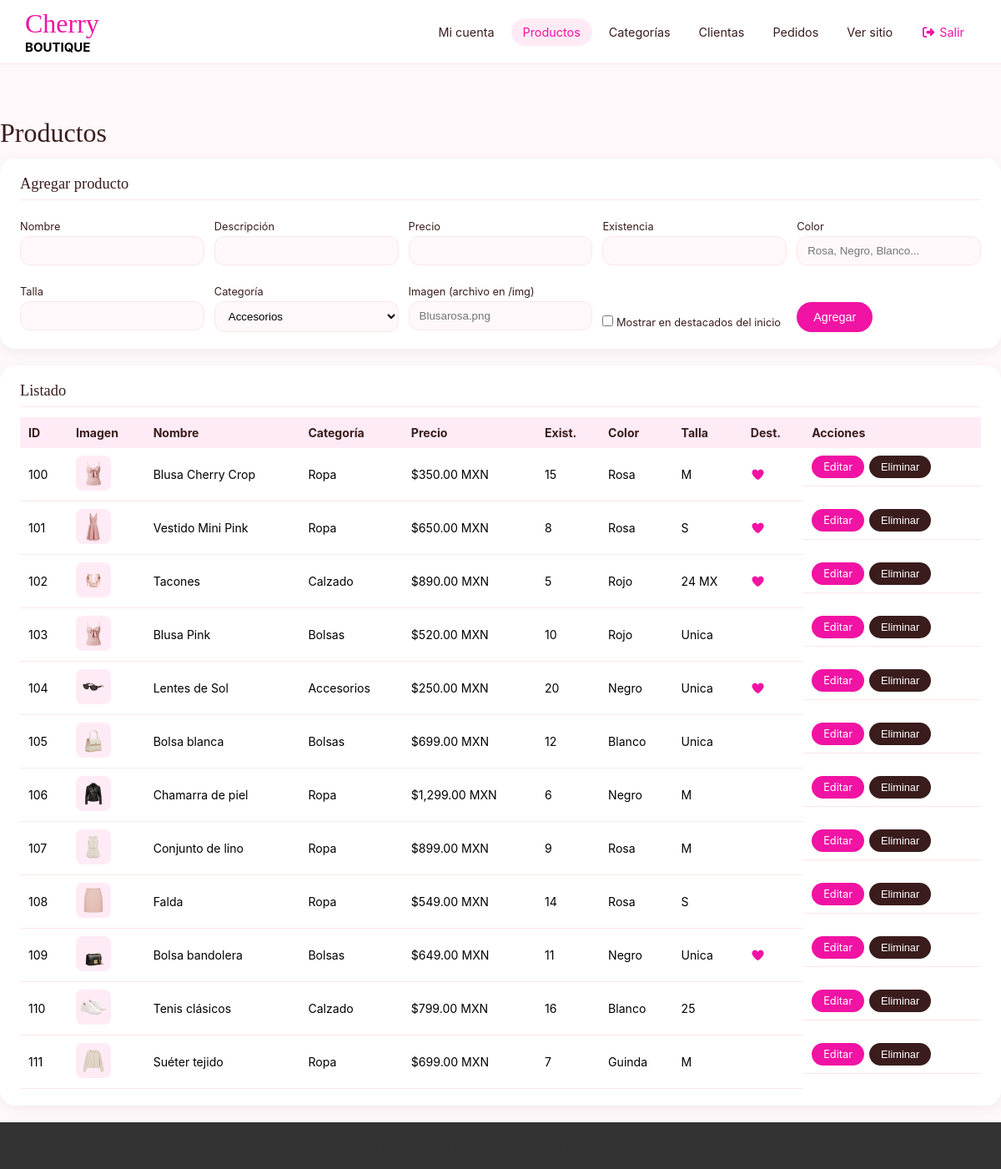
The page /admin/productos.php (signed in) on the database its author committed.
### tables this page shows
CREATE TABLE PRODUCTOS(
  ID_PRODUCTO  INT AUTO_INCREMENT PRIMARY KEY,
  NOMBRE       VARCHAR(30),
  DESCRIPCION  VARCHAR(50),
  PRECIO       DECIMAL(10,2),
  EXISTENCIA   INT,
  COLOR        VARCHAR(15),
  TALLA        VARCHAR(5),
  ID_CATEGORIA INT,
  IMAGEN       VARCHAR(60) DEFAULT NULL,   
  DESTACADO    TINYINT(1)  DEFAULT 0      
);

CREATE TABLE CATEGORIAS(
  ID_CATEGORIA     INT AUTO_INCREMENT PRIMARY KEY,
  NOMBRE_CATEGORIA VARCHAR(20),
  DESCRIPCION      VARCHAR(100)
);

### php/funciones.php (called while the page is built, shortened)
<?php
function e($txt)
{
    return htmlspecialchars((string) $txt, ENT_QUOTES, 'UTF-8');
}
function dinero($n)
{
    return '$' . number_format((float) $n, 2) . ' MXN';
}

### admin/productos.php (the view, shortened to what this page needs)
<?php
include "../php/conexion.php";
$edit = null;
$cats = $conexion->query("SELECT ID_CATEGORIA, NOMBRE_CATEGORIA FROM CATEGORIAS ORDER BY NOMBRE_CATEGORIA");
$listaCats = $cats->fetch_all(MYSQLI_ASSOC);
$lista = $conexion->query("SELECT p.*, c.NOMBRE_CATEGORIA FROM PRODUCTOS p LEFT JOIN CATEGORIAS c ON c.ID_CATEGORIA = p.ID_CATEGORIA ORDER BY p.ID_PRODUCTO");
include "../php/admin_header.php";
?>
<h1 class="adm-tit">Productos</h1>
<section class="adm-card">
  <h2><?php echo $edit ? 'Editar producto #'.$edit['ID_PRODUCTO'] : 'Agregar producto'; ?></h2>
  <form method="POST" class="form-adm">
    <div><label>Nombre</label><input name="nombre" maxlength="30" required value="<?php echo e($edit['NOMBRE'] ?? ''); ?>"></div>
    <div><label>Descripción</label><input name="descripcion" maxlength="50" value="<?php echo e($edit['DESCRIPCION'] ?? ''); ?>"></div>
    <div><label>Precio</label><input name="precio" type="number" step="0.01" min="0" required value="<?php echo e($edit['PRECIO'] ?? ''); ?>"></div>
    <div><label>Existencia</label><input name="existencia" type="number" min="0" required value="<?php echo e($edit['EXISTENCIA'] ?? ''); ?>"></div>
    <div><label>Color</label><input name="color" maxlength="15" placeholder="Rosa, Negro, Blanco..." value="<?php echo e($edit['COLOR'] ?? ''); ?>"></div>
    <div><label>Talla</label><input name="talla" maxlength="5" value="<?php echo e($edit['TALLA'] ?? ''); ?>"></div>
    <div><label>Categoría</label>
      <select name="id_categoria" required>
        <?php foreach($listaCats as $c){ ?>
        <option value="<?php echo $c['ID_CATEGORIA']; ?>" <?php echo (($edit['ID_CATEGORIA'] ?? '') == $c['ID_CATEGORIA']) ? 'selected' : ''; ?>><?php echo e($c['NOMBRE_CATEGORIA']); ?></option>
        <?php } ?>
      </select></div>
    <div><label>Imagen (archivo en /img)</label><input name="imagen" maxlength="60" placeholder="Blusarosa.png" value="<?php echo e($edit['IMAGEN'] ?? ''); ?>"></div>
    <div class="chk"><label><input type="checkbox" name="destacado" <?php echo !empty($edit['DESTACADO']) ? 'checked' : ''; ?>> Mostrar en destacados del inicio</label></div>
    <div class="acciones-form">
      <button class="btn-adm" type="submit"><?php echo $edit ? 'Guardar cambios' : 'Agregar'; ?></button>
    </div>
  </form>
</section>
<section class="adm-card">
  <h2>Listado</h2>
  <div class="tabla-wrap"><table class="tabla">
    <tr><th>ID</th><th>Imagen</th><th>Nombre</th><th>Categoría</th><th>Precio</th><th>Exist.</th><th>Color</th><th>Talla</th><th>Dest.</th><th>Acciones</th></tr>
    <?php while($p = $lista->fetch_assoc()){ ?>
    <tr>
      <td><?php echo $p['ID_PRODUCTO']; ?></td>
      <td><?php if($p['IMAGEN']){ ?><img class="mini" src="../img/<?php echo e($p['IMAGEN']); ?>" alt=""><?php } ?></td>
      <td><?php echo e($p['NOMBRE']); ?></td>
      <td><?php echo e($p['NOMBRE_CATEGORIA']); ?></td>
      <td><?php echo dinero($p['PRECIO']); ?></td>
      <td><?php echo $p['EXISTENCIA']; ?></td>
      <td><?php echo e($p['COLOR']); ?></td>
      <td><?php echo e($p['TALLA']); ?></td>
      <td><?php echo $p['DESTACADO'] ? '<i class="fa fa-heart rosa"></i>' : ''; ?></td>
      <td class="acc">
        <a class="btn-adm peq" href="productos.php?editar=<?php echo $p['ID_PRODUCTO']; ?>">Editar</a>
        <form method="POST" onsubmit="return confirm('¿Eliminar este producto?');">
          <button class="btn-adm peq del" type="submit">Eliminar</button>
        </form>
      </td>
    </tr>
    <?php } ?>
  </table></div>
</section>
<?php include "../php/admin_footer.php"; ?>

### css/styles.css (style rules this page uses)
:root { --bg: #FFF8FA; --blanco: #FFFFFF; --rosa: #F113A3; --guinda: #3A1C1C; --cu: #FFEBF5; --linea: #FCE6E8; --footer: #333333; --buscar: #FFF0F4; --negro: #000000; --rosa2: #FFB6E1; --rosa3: #F0B0B0; --cafe: #9B3D3D; --rosab: #FFB5E7; --rosaba: #FFDFEF; --cla: #FFE6E6; }
* { margin: 0px; padding: 0px; box-sizing: border-box; }
.rosa { color: var(--rosa); }
body { background-color: var(--bg); font-family: 'Inter', sans-serif; }
h1, h2, h3 { font-family: 'Playfair Display', serif; font-weight: 500; }
label { display: block; font-size: .8rem; margin-top: 12px; }
a { color: inherit; text-decoration: none; }

### css/extra.css (style rules this page uses)
.adm { background:var(--bg);font-family:'Inter',sans-serif }
.adm-tit { color:var(--guinda);margin-bottom:12px }
.adm-card { background:var(--blanco);border-radius:18px;padding:20px 24px;margin-bottom:20px;box-shadow:0 4px 14px rgba(0,0,0,.05) }
.adm-card h2 { font-size:1.15rem;color:var(--guinda);margin-bottom:12px;padding-bottom:8px;border-bottom:1px solid var(--linea) }
.form-adm { display:grid;grid-template-columns:repeat(auto-fit,minmax(200px,1fr));gap:12px }
.form-adm label { display:block;font-size:.8rem;margin-bottom:4px;color:var(--guinda) }
.form-adm input:not([type=checkbox]),.form-adm select { width:100%;padding:9px 12px;border:1px solid var(--linea);border-radius:12px;background:var(--bg) }
.form-adm .chk { display:flex;align-items:end }
.acciones-form { display:flex;gap:10px;align-items:end }
.btn-adm { display:inline-block;padding:10px 20px;border:none;border-radius:25px;background:var(--rosa);color:var(--blanco);cursor:pointer;text-decoration:none;font-size:.9rem }
.btn-adm.peq { padding:6px 14px;font-size:.8rem }
.btn-adm.del { background:var(--guinda) }
.tabla-wrap { overflow-x:auto }
.tabla { width:100%;border-collapse:collapse;font-size:.88rem }
.tabla th { background:var(--cu);color:var(--guinda);text-align:left;padding:10px }
.tabla td { padding:9px 10px;border-bottom:1px solid var(--linea);vertical-align:middle }
.tabla .mini { width:42px;height:42px;object-fit:contain;border-radius:8px;background:var(--cu) }
.tabla .acc { display:flex;gap:6px;align-items:center }
.tabla .acc form { margin:0 }

### rows shown on the page
productos: ID_PRODUCTO "100", IMAGEN (picture), NOMBRE "Blusa Cherry Crop", ID_CATEGORIA.NOMBRE_CATEGORIA "Ropa", PRECIO "$350.00 MXN", EXISTENCIA "15", COLOR "Rosa", TALLA "M", DESTACADO 1 (drawn)
productos: ID_PRODUCTO "101", IMAGEN (picture), NOMBRE "Vestido Mini Pink", ID_CATEGORIA.NOMBRE_CATEGORIA "Ropa", PRECIO "$650.00 MXN", EXISTENCIA "8", COLOR "Rosa", TALLA "S", DESTACADO 1 (drawn)
productos: ID_PRODUCTO "102", IMAGEN (picture), NOMBRE "Tacones", ID_CATEGORIA.NOMBRE_CATEGORIA "Calzado", PRECIO "$890.00 MXN", EXISTENCIA "5", COLOR "Rojo", TALLA "24 MX", DESTACADO 1 (drawn)
productos: ID_PRODUCTO "103", IMAGEN (picture), NOMBRE "Blusa Pink", ID_CATEGORIA.NOMBRE_CATEGORIA "Bolsas", PRECIO "$520.00 MXN", EXISTENCIA "10", COLOR "Rojo", TALLA "Unica"
productos: ID_PRODUCTO "104", IMAGEN (picture), NOMBRE "Lentes de Sol", ID_CATEGORIA.NOMBRE_CATEGORIA "Accesorios", PRECIO "$250.00 MXN", EXISTENCIA "20", COLOR "Negro", TALLA "Unica", DESTACADO 1 (drawn)
productos: ID_PRODUCTO "105", IMAGEN (picture), NOMBRE "Bolsa blanca", ID_CATEGORIA.NOMBRE_CATEGORIA "Bolsas", PRECIO "$699.00 MXN", EXISTENCIA "12", COLOR "Blanco", TALLA "Unica"
productos: ID_PRODUCTO "106", IMAGEN (picture), NOMBRE "Chamarra de piel", ID_CATEGORIA.NOMBRE_CATEGORIA "Ropa", PRECIO "$1,299.00 MXN", EXISTENCIA "6", COLOR "Negro", TALLA "M"
productos: ID_PRODUCTO "107", IMAGEN (picture), NOMBRE "Conjunto de lino", ID_CATEGORIA.NOMBRE_CATEGORIA "Ropa", PRECIO "$899.00 MXN", EXISTENCIA "9", COLOR "Rosa", TALLA "M"
productos: ID_PRODUCTO "108", IMAGEN (picture), NOMBRE "Falda", ID_CATEGORIA.NOMBRE_CATEGORIA "Ropa", PRECIO "$549.00 MXN", EXISTENCIA "14", COLOR "Rosa", TALLA "S"
productos: ID_PRODUCTO "109", IMAGEN (picture), NOMBRE "Bolsa bandolera", ID_CATEGORIA.NOMBRE_CATEGORIA "Bolsas", PRECIO "$649.00 MXN", EXISTENCIA "11", COLOR "Negro", TALLA "Unica", DESTACADO 1 (drawn)
productos: ID_PRODUCTO "110", IMAGEN (picture), NOMBRE "Tenis clásicos", ID_CATEGORIA.NOMBRE_CATEGORIA "Calzado", PRECIO "$799.00 MXN", EXISTENCIA "16", COLOR "Blanco", TALLA "25"
productos: ID_PRODUCTO "111", IMAGEN (picture), NOMBRE "Suéter tejido", ID_CATEGORIA.NOMBRE_CATEGORIA "Ropa", PRECIO "$699.00 MXN", EXISTENCIA "7", COLOR "Guinda", TALLA "M"

### other values the page prints
form field id_categoria "Accesorios"
